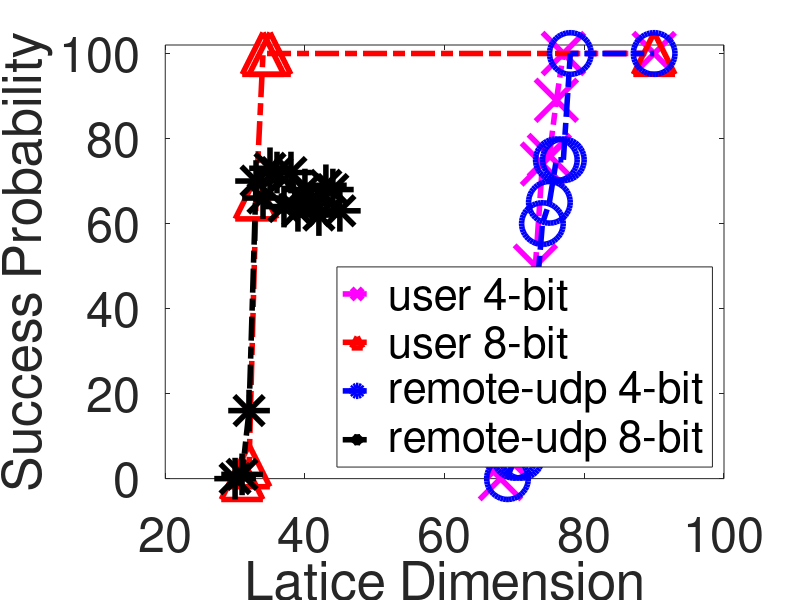

MATLAB code to generate this figure:
clc 
clear all
root_t4 = [68, 69, 70, 71, 72, 73, 74, 75, 76, 77, 78, 79, 90];
root_bit4 = [0.0, 24.0, 32.0, 40.0, 64.0, 52.0, 72.0, 80.0, 72.0, 100.0, 100.0, 100.0, 100.0];
root_t8 = [31, 32, 33, 34, 90];
root_bit8 = [0.0, 6.89, 67.85, 100.0, 100.0];
root_t12 = [18,19,20,21,22,23, 90];
root_bit12=[0.0, 0.0, 0.0, 2.0, 86.0, 100.0, 100.0];


user_t4 = [68, 69, 70,71,72,73,74,75,76,77, 90];
user_bit4= [0, 5, 17, 35, 37, 50, 74, 76, 89, 100, 100];
user_t8 = [31, 32, 33, 34, 35, 90];
user_bit8 = [0, 3, 66, 100, 100, 100];


udp_t8 = [30,31, 32,33,34,35,36,37,38,39,40,41,42,43,44,45];
udp_bit8 = [0, 1,16,70,66.0000000000000, 73.0000000000000, 72.0000000000000, 64.0000000000000, 72.0000000000000, 63.0000000000000, 68.0000000000000, 65.0000000000000, 62.0000000000000, 69.0000000000000, 68.0000000000000, 63.0000000000000];
udp_t4   = [69,70,71,72,73,74,75,76,77,78,90];
udp_bit4 = [0, 5,5,30,40,60,65,75,75,100,100];




% plot(root_t4, root_bit4, '*-k', 'LineWidth', 4, 'MarkerSize', 30);
% hold on 
% plot(root_t8, root_bit8, 'o-b', 'LineWidth', 4, 'MarkerSize', 30);
% hold on
% plot(root_t12, root_bit12, '^-c', 'LineWidth', 4, 'MarkerSize', 30);
% hold on

plot(user_t4, user_bit4, 'x-.m', 'LineWidth', 4, 'MarkerSize', 30);
hold on
plot(user_t8, user_bit8, '^-.r', 'LineWidth', 4, 'MarkerSize', 30);

hold on
plot(udp_t4, udp_bit4, 'o-.b', 'LineWidth', 4, 'MarkerSize', 30);
hold on
plot(udp_t8, udp_bit8, '*-.k', 'LineWidth', 4, 'MarkerSize', 30);


legend(' user 4-bit', ' user 8-bit' ,' remote-udp 4-bit', ' remote-udp 8-bit' ,'Location', 'southeast', 'FontSize', 40);

ylim([0 102])
xlim([20 100])
xlabel('Latice Dimension')
ylabel('Success Probability')
set(gca,'FontSize',35)